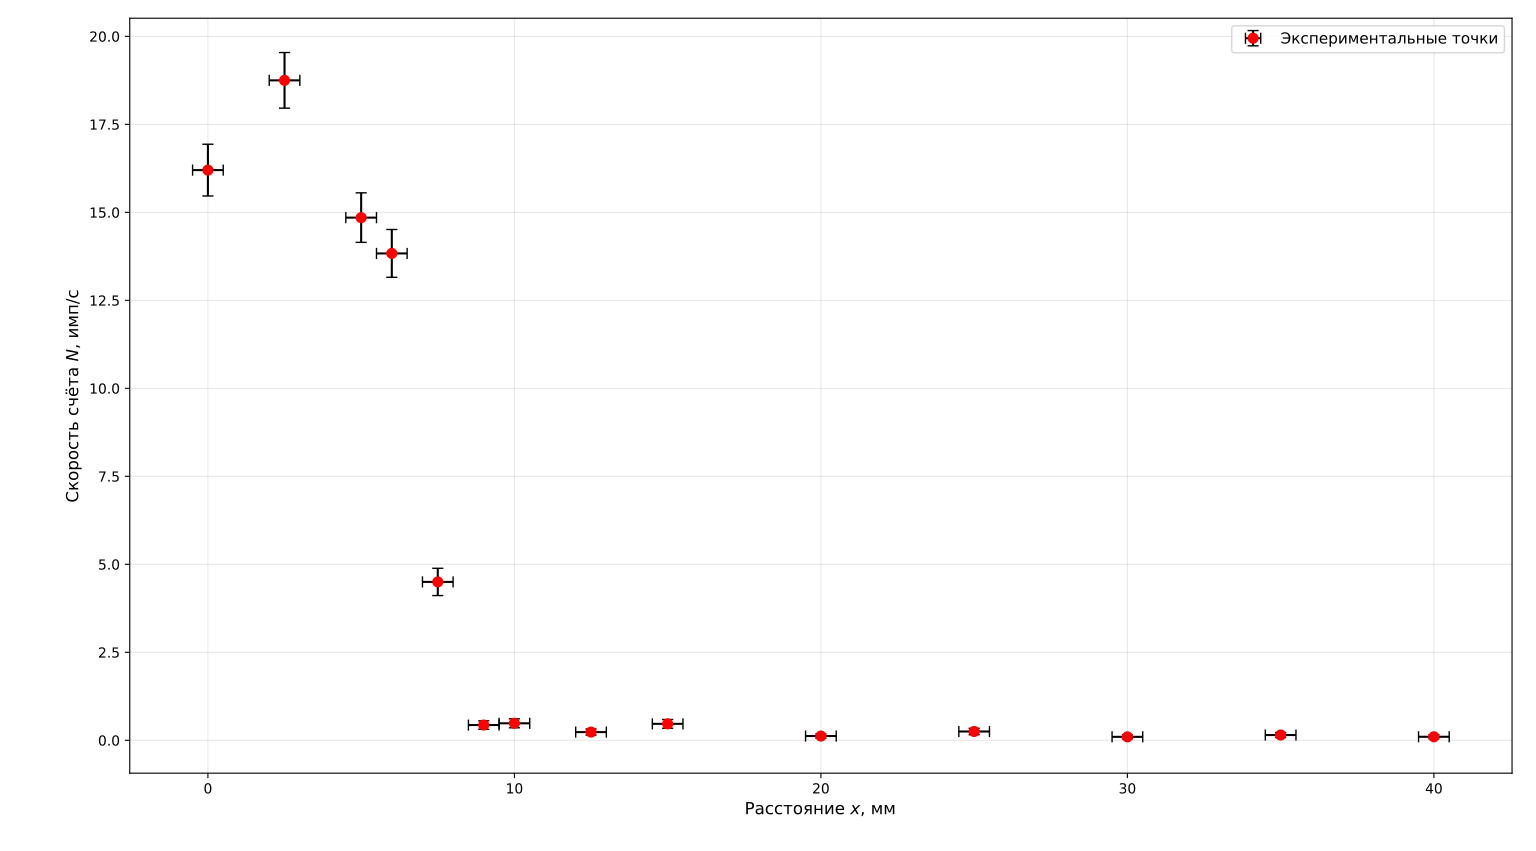

This figure's Python source:
import numpy as np
import matplotlib.pyplot as plt
from collections import defaultdict

# 1. Исходные данные
x_raw = [40, 35, 35, 30, 25, 25, 20, 20, 20, 15, 12.5, 10, 10, 10, 9, 7.5, 6, 5, 2.5, 0]
N_raw = [0.100, 0.200, 0.100, 0.098, 0.200, 0.300, 0.129, 0.100, 0.133, 0.467, 0.233,
         0.433, 0.467, 0.550, 0.433, 4.500, 13.833, 14.850, 18.750, 16.200]

# 2. Усреднение повторяющихся измерений
data = defaultdict(list)
for x, n in zip(x_raw, N_raw):
    data[x].append(n)

x_avg = sorted(data.keys())
N_avg = [np.mean(data[x]) for x in x_avg]

x_avg = np.array(x_avg)
N_avg = np.array(N_avg)

# 3. Расчёт погрешностей
dx = 0.5          # погрешность расстояния, мм
t_meas = 30.0     # время измерения, с
dN = np.sqrt(N_avg / t_meas)

# 4. Построение графика в обычном (линейном) масштабе
plt.figure(figsize=(10, 7))
plt.errorbar(x_avg, N_avg, xerr=dx, yerr=dN, fmt='o', color='red',
             ecolor='black', capsize=4, markersize=7, label='Экспериментальные точки')
plt.xlabel('Расстояние $x$, мм', fontsize=12)
plt.ylabel('Скорость счёта $N$, имп/с', fontsize=12)
# plt.title('Зависимость скорости счёта от расстояния (линейный масштаб)', fontsize=14)
plt.legend(fontsize=11)
plt.grid(True, alpha=0.3)
plt.tight_layout()
plt.show()
